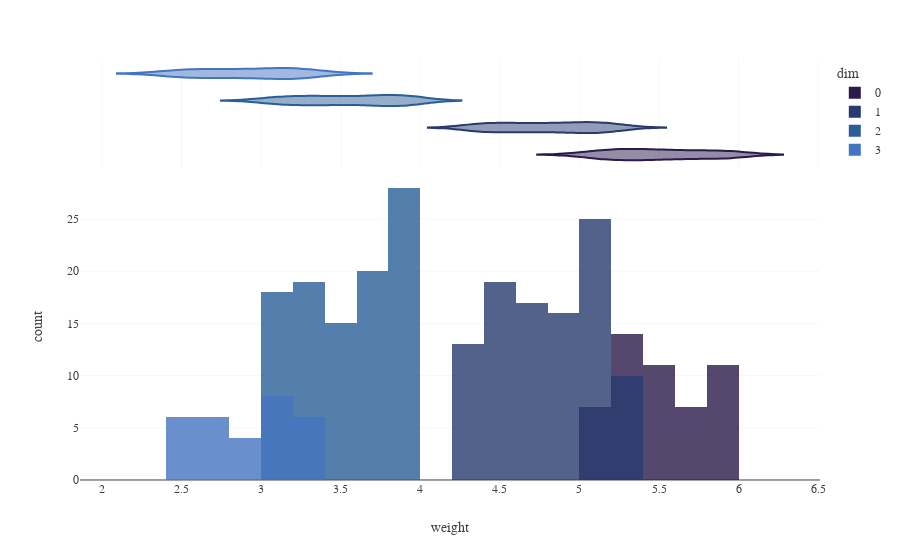

Source (notebook cell):
### Code cell
## Histogram of simplex weights
    
fig = px.histogram(fsc,x="weight",color="dim", marginal="violin", opacity=0.8)
fig.update_layout(barmode='overlay')

fig.show()
